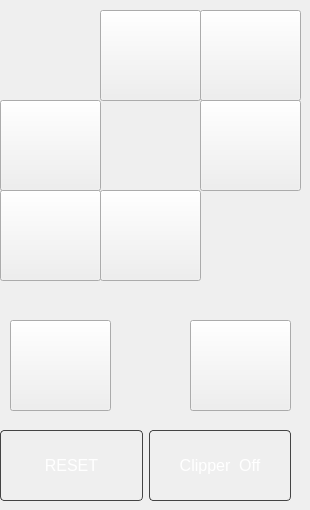
           <widget class="QWidget" name="ControlTab">
            <attribute name="title">
             <string>Control</string>
            </attribute>
            <widget class="QPushButton" name="YawMinus">
             <property name="geometry">
              <rect>
               <x>0</x>
               <y>190</y>
               <width>101</width>
               <height>91</height>
              </rect>
             </property>
             <property name="sizePolicy">
              <sizepolicy hsizetype="Minimum" vsizetype="Maximum">
               <horstretch>0</horstretch>
               <verstretch>0</verstretch>
              </sizepolicy>
             </property>
             <property name="styleSheet">
              <string notr="true">QPushButton {
	background-color:none;
}

QPushButton:pressed {
    background-color: #0B76A0;  /* when button is being pressed */
}
</string>
             </property>
             <property name="text">
              <string/>
             </property>
             <property name="icon">
              <iconset>
               <normaloff>controlArrows/yaw-.png</normaloff>controlArrows/yaw-.png</iconset>
             </property>
             <property name="iconSize">
              <size>
               <width>80</width>
               <height>80</height>
              </size>
             </property>
             <property name="checkable">
              <bool>false</bool>
             </property>
            </widget>
            <widget class="QPushButton" name="ControlRight">
             <property name="geometry">
              <rect>
               <x>200</x>
               <y>100</y>
               <width>101</width>
               <height>91</height>
              </rect>
             </property>
             <property name="styleSheet">
              <string notr="true">QPushButton {
	background-color:none;
}

QPushButton:pressed {
    background-color: #0B76A0;  /* when button is being pressed */
}
</string>
             </property>
             <property name="text">
              <string/>
             </property>
             <property name="icon">
              <iconset>
               <normaloff>controlArrows/cartesian/right.png</normaloff>controlArrows/cartesian/right.png</iconset>
             </property>
             <property name="iconSize">
              <size>
               <width>80</width>
               <height>80</height>
              </size>
             </property>
            </widget>
            <widget class="QPushButton" name="ControlUp">
             <property name="geometry">
              <rect>
               <x>100</x>
               <y>10</y>
               <width>101</width>
               <height>91</height>
              </rect>
             </property>
             <property name="sizePolicy">
              <sizepolicy hsizetype="Minimum" vsizetype="Maximum">
               <horstretch>0</horstretch>
               <verstretch>0</verstretch>
              </sizepolicy>
             </property>
             <property name="styleSheet">
              <string notr="true">QPushButton {
	background-color:none;
}

QPushButton:pressed {
    background-color: #0B76A0;  /* when button is being pressed */
}
</string>
             </property>
             <property name="text">
              <string/>
             </property>
             <property name="icon">
              <iconset>
               <normaloff>controlArrows/cartesian/up.png</normaloff>controlArrows/cartesian/up.png</iconset>
             </property>
             <property name="iconSize">
              <size>
               <width>80</width>
               <height>80</height>
              </size>
             </property>
            </widget>
            <widget class="QPushButton" name="ControlDown">
             <property name="geometry">
              <rect>
               <x>100</x>
               <y>190</y>
               <width>101</width>
               <height>91</height>
              </rect>
             </property>
             <property name="styleSheet">
              <string notr="true">QPushButton {
	background-color:none;
}

QPushButton:pressed {
    background-color: #0B76A0;  /* when button is being pressed */
}
</string>
             </property>
             <property name="text">
              <string/>
             </property>
             <property name="icon">
              <iconset>
               <normaloff>controlArrows/cartesian/down.png</normaloff>controlArrows/cartesian/down.png</iconset>
             </property>
             <property name="iconSize">
              <size>
               <width>80</width>
               <height>80</height>
              </size>
             </property>
            </widget>
            <widget class="QPushButton" name="YawPlus">
             <property name="geometry">
              <rect>
               <x>200</x>
               <y>10</y>
               <width>101</width>
               <height>91</height>
              </rect>
             </property>
             <property name="sizePolicy">
              <sizepolicy hsizetype="Minimum" vsizetype="Maximum">
               <horstretch>0</horstretch>
               <verstretch>0</verstretch>
              </sizepolicy>
             </property>
             <property name="styleSheet">
              <string notr="true">QPushButton {
	background-color:none;
}

QPushButton:pressed {
    background-color: #0B76A0;  /* when button is being pressed */
}
</string>
             </property>
             <property name="text">
              <string/>
             </property>
             <property name="icon">
              <iconset>
               <normaloff>controlArrows/yaw+.png</normaloff>controlArrows/yaw+.png</iconset>
             </property>
             <property name="iconSize">
              <size>
               <width>80</width>
               <height>80</height>
              </size>
             </property>
            </widget>
            <widget class="QPushButton" name="ControlLeft">
             <property name="geometry">
              <rect>
               <x>0</x>
               <y>100</y>
               <width>101</width>
               <height>91</height>
              </rect>
             </property>
             <property name="styleSheet">
              <string notr="true">QPushButton {
	background-color:none;
}

QPushButton:pressed {
    background-color: #0B76A0;  /* when button is being pressed */
}
</string>
             </property>
             <property name="text">
              <string/>
             </property>
             <property name="icon">
              <iconset>
               <normaloff>controlArrows/cartesian/left.png</normaloff>controlArrows/cartesian/left.png</iconset>
             </property>
             <property name="iconSize">
              <size>
               <width>80</width>
               <height>80</height>
              </size>
             </property>
            </widget>
            <widget class="QWidget" name="ClipperAndResetWidget" native="true">
             <property name="geometry">
              <rect>
               <x>0</x>
               <y>430</y>
               <width>291</width>
               <height>71</height>
              </rect>
             </property>
             <layout class="QHBoxLayout" name="horizontalLayout_19">
              <item>
               <widget class="QPushButton" name="ManualResetButton">
                <property name="sizePolicy">
                 <sizepolicy hsizetype="Minimum" vsizetype="Preferred">
                  <horstretch>0</horstretch>
                  <verstretch>0</verstretch>
                 </sizepolicy>
                </property>
                <property name="font">
                 <font>
                  <pointsize>12</pointsize>
                 </font>
                </property>
                <property name="styleSheet">
                 <string notr="true">QPushButton {
    padding: 6px 12px;
    background-color: qlineargradient(
        x1:0, y1:0, x2:0, y2:1,
        stop:0 #1a1a1a, stop:1 #000000
    );
    color: white;
    border: 1px solid #444;
    border-radius: 4px;
}

QPushButton:hover {
    background-color: qlineargradient(
        x1:0, y1:0, x2:0, y2:1,
        stop:0 #2a2a2a, stop:1 #111111
    );
}

QPushButton:pressed {
    background-color: qlineargradient(
        x1:0, y1:0, x2:0, y2:1,
        stop:0 #0f0f0f, stop:1 #000000
    );
    border-style: inset;
	background-color: #0B76A0;
}

</string>
                </property>
                <property name="text">
                 <string>RESET</string>
                </property>
               </widget>
              </item>
              <item>
               <widget class="QPushButton" name="ClipperButton">
                <property name="enabled">
                 <bool>true</bool>
                </property>
                <property name="sizePolicy">
                 <sizepolicy hsizetype="Minimum" vsizetype="Preferred">
                  <horstretch>0</horstretch>
                  <verstretch>0</verstretch>
                 </sizepolicy>
                </property>
                <property name="font">
                 <font>
                  <pointsize>12</pointsize>
                 </font>
                </property>
                <property name="styleSheet">
                 <string notr="true">QPushButton {
    padding: 6px 12px;
    background-color: qlineargradient(
        x1:0, y1:0, x2:0, y2:1,
        stop:0 #1a1a1a, stop:1 #000000
    );
    color: white;
    border: 1px solid #444;
    border-radius: 4px;
}

QPushButton:hover {
    background-color: qlineargradient(
        x1:0, y1:0, x2:0, y2:1,
        stop:0 #2a2a2a, stop:1 #111111
    );
}

QPushButton:checked {
    background-color: #0B76A0;
    border: 1px solid #0B76A0;
}

</string>
                </property>
                <property name="text">
                 <string>Clipper  Off</string>
                </property>
                <property name="checkable">
                 <bool>true</bool>
                </property>
               </widget>
              </item>
             </layout>
            </widget>
            <widget class="QPushButton" name="Lift">
             <property name="geometry">
              <rect>
               <x>10</x>
               <y>320</y>
               <width>101</width>
               <height>91</height>
              </rect>
             </property>
             <property name="sizePolicy">
              <sizepolicy hsizetype="Minimum" vsizetype="Maximum">
               <horstretch>0</horstretch>
               <verstretch>0</verstretch>
              </sizepolicy>
             </property>
             <property name="styleSheet">
              <string notr="true">QPushButton {
	background-color:none;
}

QPushButton:pressed {
    background-color: #0B76A0;  /* when button is being pressed */
}
</string>
             </property>
             <property name="text">
              <string/>
             </property>
             <property name="icon">
              <iconset>
               <normaloff>controlArrows/lift.svg</normaloff>controlArrows/lift.svg</iconset>
             </property>
             <property name="iconSize">
              <size>
               <width>80</width>
               <height>80</height>
              </size>
             </property>
            </widget>
            <widget class="QPushButton" name="Lower">
             <property name="geometry">
              <rect>
               <x>190</x>
               <y>320</y>
               <width>101</width>
               <height>91</height>
              </rect>
             </property>
             <property name="sizePolicy">
              <sizepolicy hsizetype="Minimum" vsizetype="Maximum">
               <horstretch>0</horstretch>
               <verstretch>0</verstretch>
              </sizepolicy>
             </property>
             <property name="styleSheet">
              <string notr="true">QPushButton {
	background-color:none;
}

QPushButton:pressed {
    background-color: #0B76A0;  /* when button is being pressed */
}
</string>
             </property>
             <property name="text">
              <string/>
             </property>
             <property name="icon">
              <iconset>
               <normaloff>controlArrows/lower.svg</normaloff>controlArrows/lower.svg</iconset>
             </property>
             <property name="iconSize">
              <size>
               <width>80</width>
               <height>80</height>
              </size>
             </property>
            </widget>
           </widget>
